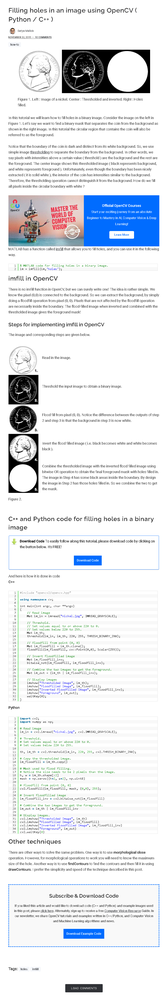
#> input picture OpenCV技巧_二值圖孔洞填充方法與實現(附源碼)/screencapture-learnopencv-filling-holes-in-an-image-using-opencv-python-c-2021-08-23-16_19_51.png, 165 x 1000 px, shrunk from 842 x 5090 before the run
$ python rotate_OpenCV3.py '../../../../../../OpenCV技巧_二值圖孔洞填充方法與實現(附源碼)/screencapture-learnopencv-filling-holes-in-an-image-using-opencv-python-c-2021-08-23-16_19_51.png'   (Python 2 division)
#> lines starting #> are read from the running program, lines starting #| are printed output that depends on the picture
# -*- coding: utf-8 -*-
import cv2
import sys
#主函数
if __name__ == "__main__":
    if len(sys.argv)>1:
        image = cv2.imread(sys.argv[1],cv2.IMREAD_ANYCOLOR)
#> image is the input picture: shape (1000, 165, 3); mean B, G, R 236.8, 233.1, 230.2
    else:
        print "Usage: python rotate.py image"
    #显示原图
    cv2.imshow("image",image)
    #图像旋转 ： cv2.ROTATE_180  cv2.ROTATE_90_COUNTERCLOCKWISE
    rImg = cv2.rotate(image,cv2.ROTATE_90_COUNTERCLOCKWISE)
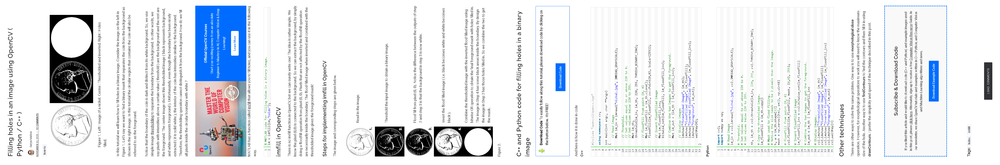
#> rImg: shape (165, 1000, 3); mean B, G, R 236.8, 233.1, 230.2
    #显示旋转的结果
    cv2.imshow("rImg",rImg)
    cv2.waitKey(0)
    cv2.destroyAllWindows()
